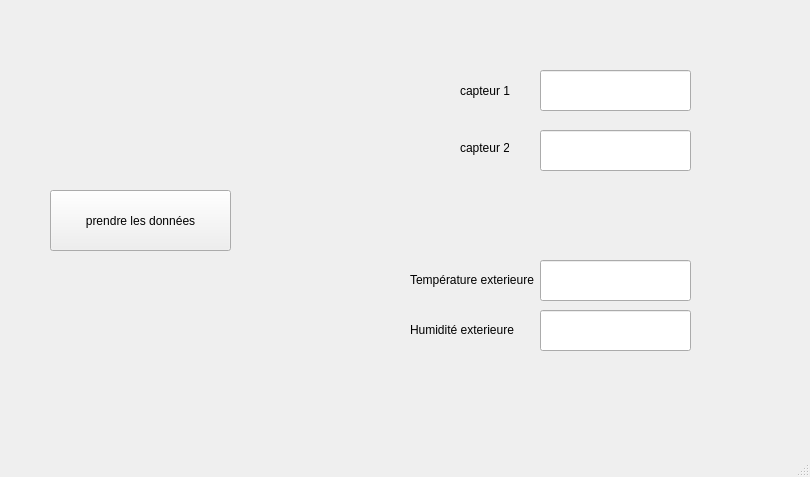
<?xml version="1.0" encoding="UTF-8"?>
<ui version="4.0">
 <class>plante</class>
 <widget class="QMainWindow" name="plante">
  <property name="geometry">
   <rect>
    <x>0</x>
    <y>0</y>
    <width>810</width>
    <height>477</height>
   </rect>
  </property>
  <property name="windowTitle">
   <string>plante</string>
  </property>
  <widget class="QWidget" name="centralwidget">
   <widget class="QPushButton" name="pushButton">
    <property name="geometry">
     <rect>
      <x>50</x>
      <y>190</y>
      <width>181</width>
      <height>61</height>
     </rect>
    </property>
    <property name="text">
     <string>prendre les données</string>
    </property>
   </widget>
   <widget class="QLineEdit" name="capteur1">
    <property name="geometry">
     <rect>
      <x>540</x>
      <y>70</y>
      <width>151</width>
      <height>41</height>
     </rect>
    </property>
   </widget>
   <widget class="QLineEdit" name="capteur2">
    <property name="geometry">
     <rect>
      <x>540</x>
      <y>130</y>
      <width>151</width>
      <height>41</height>
     </rect>
    </property>
   </widget>
   <widget class="QLineEdit" name="tempext">
    <property name="geometry">
     <rect>
      <x>540</x>
      <y>260</y>
      <width>151</width>
      <height>41</height>
     </rect>
    </property>
   </widget>
   <widget class="QLineEdit" name="humidext">
    <property name="geometry">
     <rect>
      <x>540</x>
      <y>310</y>
      <width>151</width>
      <height>41</height>
     </rect>
    </property>
   </widget>
   <widget class="QLabel" name="label">
    <property name="geometry">
     <rect>
      <x>460</x>
      <y>80</y>
      <width>81</width>
      <height>21</height>
     </rect>
    </property>
    <property name="text">
     <string>capteur 1</string>
    </property>
   </widget>
   <widget class="QLabel" name="label_2">
    <property name="geometry">
     <rect>
      <x>460</x>
      <y>140</y>
      <width>49</width>
      <height>16</height>
     </rect>
    </property>
    <property name="text">
     <string>capteur 2</string>
    </property>
   </widget>
   <widget class="QLabel" name="label_3">
    <property name="geometry">
     <rect>
      <x>410</x>
      <y>270</y>
      <width>131</width>
      <height>20</height>
     </rect>
    </property>
    <property name="text">
     <string>Température exterieure</string>
    </property>
   </widget>
   <widget class="QLabel" name="label_4">
    <property name="geometry">
     <rect>
      <x>410</x>
      <y>320</y>
      <width>131</width>
      <height>20</height>
     </rect>
    </property>
    <property name="text">
     <string>Humidité exterieure</string>
    </property>
   </widget>
  </widget>
  <widget class="QMenuBar" name="menubar">
   <property name="geometry">
    <rect>
     <x>0</x>
     <y>0</y>
     <width>810</width>
     <height>21</height>
    </rect>
   </property>
  </widget>
  <widget class="QStatusBar" name="statusbar"/>
 </widget>
 <resources/>
 <connections/>
</ui>
